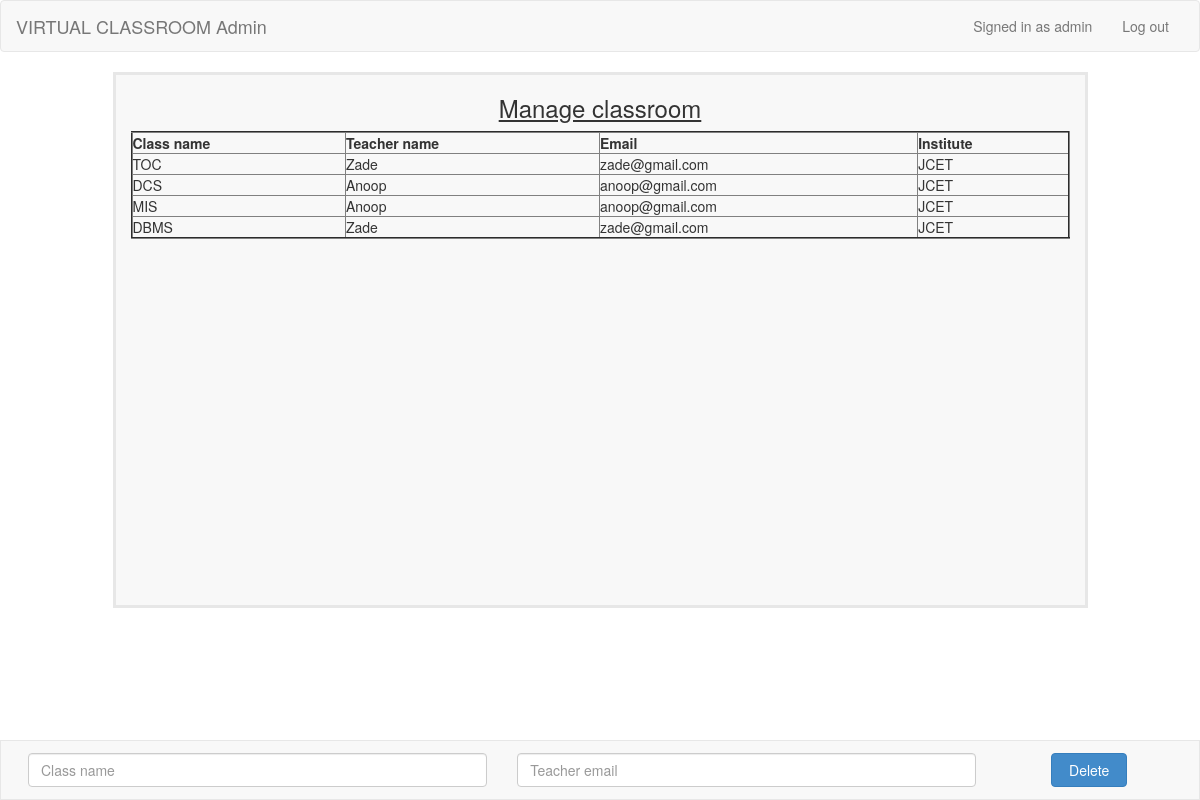
Page /manageclass.php (signed in) on the earlier database version.
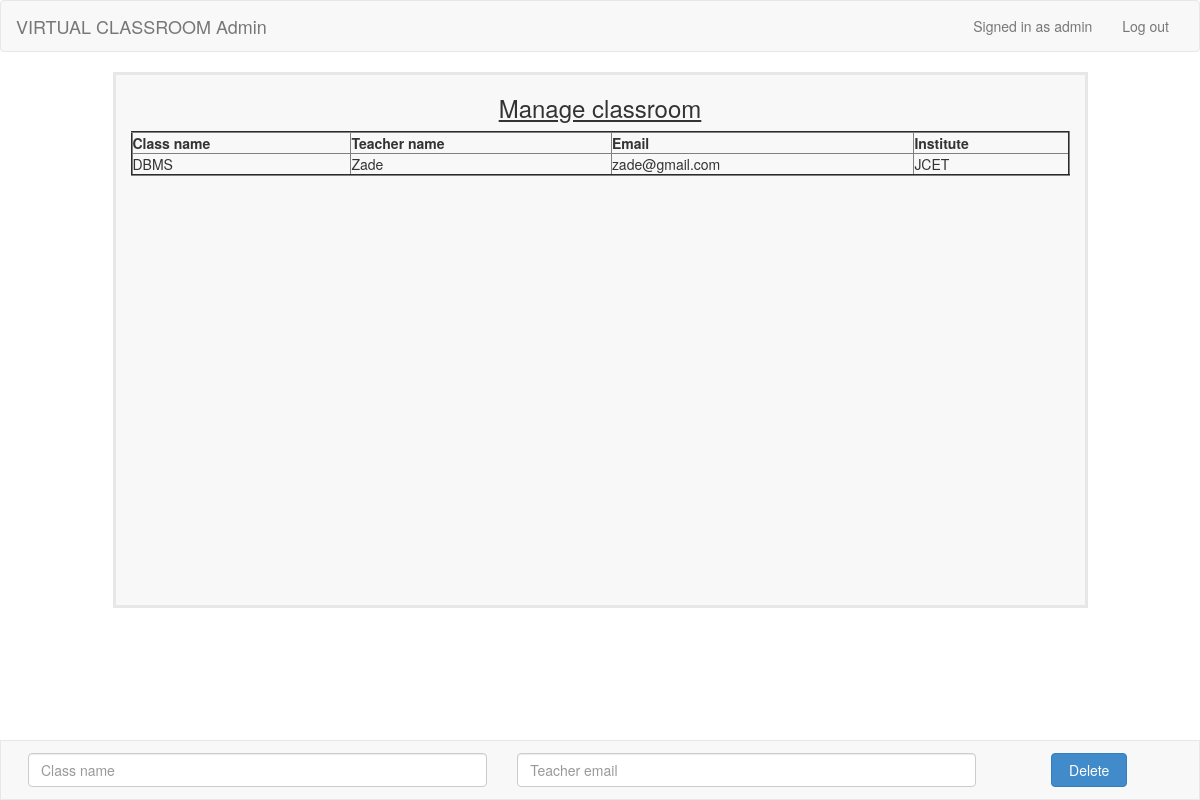
Same page on the later database version.
### tables this page shows
CREATE TABLE `teacherclass` (
  `sn` int(11) NOT NULL,
  `email` varchar(40) NOT NULL,
  `classname` varchar(40) NOT NULL,
  `uclassname` varchar(50) NOT NULL,
  `teachername` varchar(20) NOT NULL,
  `institute` varchar(70) NOT NULL,
  `fstatus` int(11) NOT NULL DEFAULT '0'
);

### manageclass.php (the view, shortened to what this page needs)
<?php
include_once 'dbconnect.php';
?>
<!DOCTYPE html>
<html>
<head>
	<link rel="stylesheet" href="css/bootstrap.min.css" type="text/css" />
</head>
<body>
<nav class="navbar navbar-default" role="navigation">
	<div class="container-fluid">
		<div class="navbar-header">
			<a class="navbar-brand" href="index.php">VIRTUAL CLASSROOM Admin</a>
		</div>
		<div class="collapse navbar-collapse" id="navbar1">
			<ul class="nav navbar-nav navbar-right">
				<?php if (isset($_SESSION['usr_id'])) { ?>
				<li><p class="navbar-text">Signed in as <?php echo $_SESSION['usr_name']; ?></p></li>
				<li><a href="logout.php">Log out</a></li>
				<?php } else { ?>
				<li><a href="index.php">Login</a></li>
				<li><a href="register.php">Sign Up</a></li>
				<?php } ?>
			</ul>
		</div>
	</div>
</nav>
<form role="form" action="<?php echo $_SERVER['PHP_SELF']; ?>" method="post" name="requeststatus">
<div class="container">
  <div class="row">
    <div class="col-sm-1">
		</div>
		<div class="col-sm-10" style="height :100%; overflow-y:scroll; border-size:2px;border-style:solid; border-color:#e7e7e7; background-color: #f8f8f8;min-height: 536px;">
      <h3 align="center"><u>Manage classroom</u></h3>
      <?php
       $result = mysqli_query($con,"SELECT * FROM teacherclass"); ?>
       <table border="2" style="width:100%">
         <thead>
           <tr>
             <th>Class name</th>
             <th>Teacher name</th>
             <th>Email</th>
             <th>Institute</th>
           </tr>
         </thead>
         <tbody>
           <?php
           while( $row = mysqli_fetch_assoc( $result ) ){
             echo "<tr><td>{$row['classname']}</td><td>{$row['teachername']}</td><td>{$row['email']}</td><td>{$row['institute']}</td></tr>\n";
           }
           ?>
         </tbody>
      </table>
		</div>
		<div class="col-sm-1" >
		</div>
	</div>
</div>
<div class="footer" style="text-align:center;">
  <div class="col-sm-5">
    <input type="text" name="classname" value="" placeholder="Class name" required class="form-control" id="fname" onblur="myFunction()" />
  </div>
  <div class="col-sm-5">
    <input type="text" name="email" value="" placeholder="Teacher email" required class="form-control" />
  </div>
  <div class="col-sm-2">
    <input type="submit" name="delete" value="Delete" class="btn btn-primary" />
  </div>
</div>
</body>
</html>

Differences in the rows shown:
removed teacherclass: classname "TOC", teachername "Zade", email "zade@gmail.com", institute "JCET"
removed teacherclass: classname "DCS", teachername "Anoop", email "anoop@gmail.com", institute "JCET"
removed teacherclass: classname "MIS", teachername "Anoop", email "anoop@gmail.com", institute "JCET"
